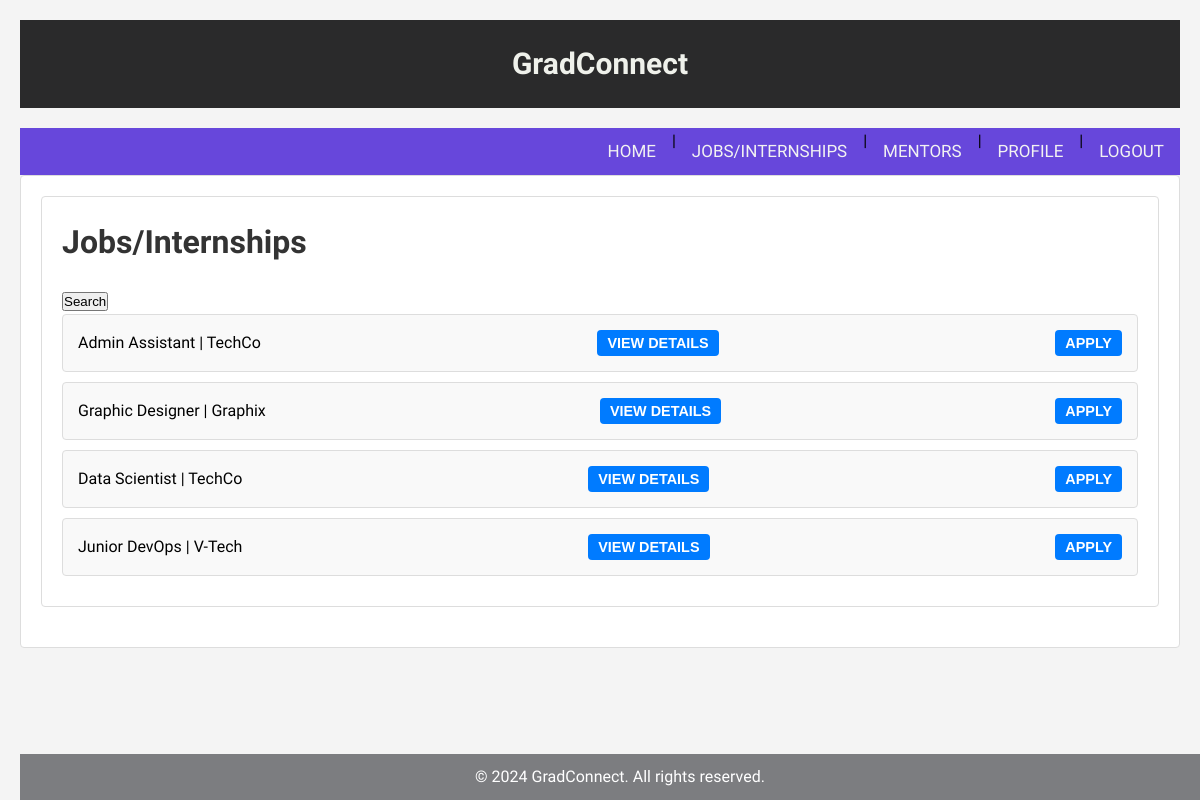
The page /members/ on the database its author committed.
### members/models.py (models this page shows)
class Member(models.Model):
    jobtitle = models.CharField(max_length=255)
    company = models.CharField(max_length=255)
    location = models.CharField(max_length=255, default="Unknown")
    email = models.EmailField(null=True)
    published_date = models.DateField(null=True)
    job_description = models.TextField(null=True, blank=True)

### members/views.py (the view)
# urls.py: path('', include('members.urls')),
def members(request):
    jobs = Member.objects.all().values()
    if request.user.is_authenticated:
        current_month = datetime.now().month
        applications = Application.objects.filter(user=request.user, date__month=current_month)
        application_progress = {
            'total_applied': applications.count(),
            'interview': applications.filter(status='interview').count(),
            'review': applications.filter(status='review').count(),
            'rejected': applications.filter(status='rejected').count(),
            'accepted': applications.filter(status='accepted').count(),
        }
    else:
        application_progress = None
    template = loader.get_template('jobs.html')
    context = {
        'jobs': jobs,
        'application_progress': application_progress,
    }
    return HttpResponse(template.render(context, request))

### members/templates/jobs.html (shortened to what this page needs)
{% extends "master.html" %}
{% block content %}
<div class="content">
    <h1>Jobs/Internships</h1>
    <form method="GET" action="">
        <button type="submit">Search</button>
    </form>
    <ul class="job-list">
        {% for job in jobs %}
        <li class="job-item">
            <span>{{ job.jobtitle }} | {{ job.company }}</span>
            <button class="btn-view-details" onclick="window.location.href='{% url 'details' job.id %}'">View Details</button>
            <button class="btn-view-details" onclick="window.location.href='{% url 'details' job.id %}'">Apply</button>
        </li>
        {% endfor %}
    </ul>
</div>
{% endblock %}

### mystaticfiles/mystyles.css (style rules this page uses)
* { margin: 0; padding: 0; box-sizing: border-box; }
body { font-family: 'Source Sans Pro', Arial, sans-serif; line-height: 1.6; background-color: #f4f4f4; padding: 20px; }
.content { background-color: #fff; padding: 20px; margin-bottom: 20px; border: 1px solid #ddd; border-radius: 4px; }
h1 { font-size: 2em; margin-bottom: 20px; color: #333; text-align: left }
ul { list-style: none; padding: 0; }
ul li { background-color: #fff; padding: 15px; margin-bottom: 10px; border: 1px solid #ddd; border-radius: 4px; display: flex; justify-content: space-between; align-items: center; }
.job-list { list-style: none; padding: 0; }
.job-item { background-color: #f9f9f9; padding: 15px; margin-bottom: 10px; border: 1px solid #ddd; border-radius: 4px; display: flex; justify-content: space-between; align-items: center; cursor: pointer; transition: background-color 0.3s; }
.btn-view-details { background-color: #007bff; color: #fff; padding: 5px 10px; border: none; border-radius: 4px; text-transform: uppercase; font-size: 0.9em; font-weight: bold; cursor: pointer; text-decoration: none; }

### rows shown on the page
Member: jobtitle "Admin Assistant", company "TechCo"
Member: jobtitle "Graphic Designer", company "Graphix"
Member: jobtitle "Data Scientist", company "TechCo"
Member: jobtitle "Junior DevOps", company "V-Tech"
